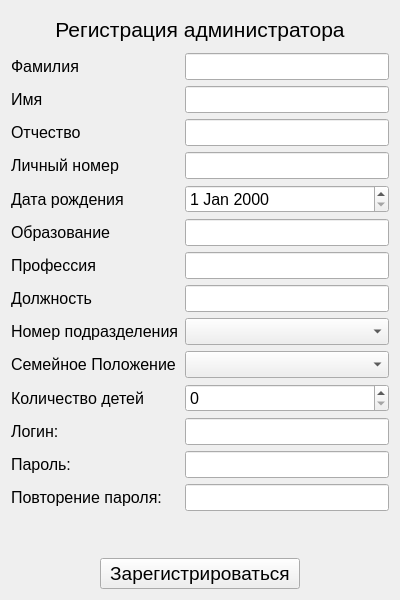
<?xml version="1.0" encoding="UTF-8"?>
<ui version="4.0">
 <class>SignUp</class>
 <widget class="QWidget" name="SignUp">
  <property name="geometry">
   <rect>
    <x>0</x>
    <y>0</y>
    <width>400</width>
    <height>600</height>
   </rect>
  </property>
  <property name="minimumSize">
   <size>
    <width>400</width>
    <height>300</height>
   </size>
  </property>
  <property name="maximumSize">
   <size>
    <width>400</width>
    <height>600</height>
   </size>
  </property>
  <property name="windowTitle">
   <string>Form</string>
  </property>
  <layout class="QGridLayout" name="gridLayout">
   <item row="3" column="0">
    <layout class="QFormLayout" name="formLayout">
     <item row="0" column="0">
      <widget class="QLabel" name="label_5">
       <property name="font">
        <font>
         <pointsize>12</pointsize>
        </font>
       </property>
       <property name="text">
        <string>Фамилия</string>
       </property>
      </widget>
     </item>
     <item row="0" column="1">
      <widget class="QLineEdit" name="name">
       <property name="font">
        <font>
         <pointsize>12</pointsize>
        </font>
       </property>
      </widget>
     </item>
     <item row="1" column="0">
      <widget class="QLabel" name="label_6">
       <property name="font">
        <font>
         <pointsize>12</pointsize>
        </font>
       </property>
       <property name="text">
        <string>Имя</string>
       </property>
      </widget>
     </item>
     <item row="1" column="1">
      <widget class="QLineEdit" name="name2">
       <property name="font">
        <font>
         <pointsize>12</pointsize>
        </font>
       </property>
      </widget>
     </item>
     <item row="2" column="0">
      <widget class="QLabel" name="label_7">
       <property name="font">
        <font>
         <pointsize>12</pointsize>
        </font>
       </property>
       <property name="text">
        <string>Отчество</string>
       </property>
      </widget>
     </item>
     <item row="2" column="1">
      <widget class="QLineEdit" name="surname">
       <property name="font">
        <font>
         <pointsize>12</pointsize>
        </font>
       </property>
      </widget>
     </item>
     <item row="3" column="0">
      <widget class="QLabel" name="label_8">
       <property name="font">
        <font>
         <pointsize>12</pointsize>
        </font>
       </property>
       <property name="text">
        <string>Личный номер</string>
       </property>
      </widget>
     </item>
     <item row="3" column="1">
      <widget class="QLineEdit" name="numberself">
       <property name="font">
        <font>
         <pointsize>12</pointsize>
        </font>
       </property>
       <property name="inputMethodHints">
        <set>Qt::ImhDigitsOnly</set>
       </property>
       <property name="text">
        <string/>
       </property>
      </widget>
     </item>
     <item row="4" column="0">
      <widget class="QLabel" name="label_9">
       <property name="font">
        <font>
         <pointsize>12</pointsize>
        </font>
       </property>
       <property name="text">
        <string>Дата рождения</string>
       </property>
      </widget>
     </item>
     <item row="4" column="1">
      <widget class="QDateEdit" name="date">
       <property name="font">
        <font>
         <pointsize>12</pointsize>
        </font>
       </property>
       <property name="dateTime">
        <datetime>
         <hour>0</hour>
         <minute>0</minute>
         <second>0</second>
         <year>2000</year>
         <month>1</month>
         <day>1</day>
        </datetime>
       </property>
       <property name="maximumDateTime">
        <datetime>
         <hour>23</hour>
         <minute>59</minute>
         <second>59</second>
         <year>2002</year>
         <month>12</month>
         <day>31</day>
        </datetime>
       </property>
       <property name="minimumDateTime">
        <datetime>
         <hour>0</hour>
         <minute>0</minute>
         <second>0</second>
         <year>1900</year>
         <month>1</month>
         <day>1</day>
        </datetime>
       </property>
      </widget>
     </item>
     <item row="5" column="0">
      <widget class="QLabel" name="label_10">
       <property name="font">
        <font>
         <pointsize>12</pointsize>
        </font>
       </property>
       <property name="text">
        <string>Образование</string>
       </property>
      </widget>
     </item>
     <item row="5" column="1">
      <widget class="QLineEdit" name="education">
       <property name="font">
        <font>
         <pointsize>12</pointsize>
        </font>
       </property>
      </widget>
     </item>
     <item row="6" column="0">
      <widget class="QLabel" name="label_11">
       <property name="font">
        <font>
         <pointsize>12</pointsize>
        </font>
       </property>
       <property name="text">
        <string>Профессия</string>
       </property>
      </widget>
     </item>
     <item row="6" column="1">
      <widget class="QLineEdit" name="profession">
       <property name="font">
        <font>
         <pointsize>12</pointsize>
        </font>
       </property>
      </widget>
     </item>
     <item row="7" column="0">
      <widget class="QLabel" name="label_12">
       <property name="font">
        <font>
         <pointsize>12</pointsize>
        </font>
       </property>
       <property name="text">
        <string>Должность</string>
       </property>
      </widget>
     </item>
     <item row="7" column="1">
      <widget class="QLineEdit" name="post">
       <property name="font">
        <font>
         <pointsize>12</pointsize>
        </font>
       </property>
      </widget>
     </item>
     <item row="8" column="0">
      <widget class="QLabel" name="label_13">
       <property name="font">
        <font>
         <pointsize>12</pointsize>
        </font>
       </property>
       <property name="text">
        <string>Номер подразделения</string>
       </property>
      </widget>
     </item>
     <item row="8" column="1">
      <widget class="QComboBox" name="numberofdevision">
       <property name="font">
        <font>
         <pointsize>12</pointsize>
        </font>
       </property>
       <item>
        <property name="text">
         <string/>
        </property>
       </item>
       <item>
        <property name="text">
         <string>№1</string>
        </property>
       </item>
       <item>
        <property name="text">
         <string>№2</string>
        </property>
       </item>
       <item>
        <property name="text">
         <string>№3</string>
        </property>
       </item>
       <item>
        <property name="text">
         <string>№4</string>
        </property>
       </item>
       <item>
        <property name="text">
         <string>№5</string>
        </property>
       </item>
       <item>
        <property name="text">
         <string>№6</string>
        </property>
       </item>
       <item>
        <property name="text">
         <string>№7</string>
        </property>
       </item>
      </widget>
     </item>
     <item row="9" column="0">
      <widget class="QLabel" name="label_14">
       <property name="font">
        <font>
         <pointsize>12</pointsize>
        </font>
       </property>
       <property name="text">
        <string>Семейное Положение</string>
       </property>
      </widget>
     </item>
     <item row="10" column="0">
      <widget class="QLabel" name="label_15">
       <property name="font">
        <font>
         <pointsize>12</pointsize>
        </font>
       </property>
       <property name="text">
        <string>Количество детей</string>
       </property>
      </widget>
     </item>
     <item row="10" column="1">
      <widget class="QSpinBox" name="numberkids">
       <property name="font">
        <font>
         <pointsize>12</pointsize>
        </font>
       </property>
      </widget>
     </item>
     <item row="11" column="0">
      <widget class="QLabel" name="label_2">
       <property name="font">
        <font>
         <pointsize>12</pointsize>
        </font>
       </property>
       <property name="text">
        <string>Логин:</string>
       </property>
      </widget>
     </item>
     <item row="11" column="1">
      <widget class="QLineEdit" name="login">
       <property name="font">
        <font>
         <pointsize>12</pointsize>
        </font>
       </property>
      </widget>
     </item>
     <item row="12" column="0">
      <widget class="QLabel" name="label_3">
       <property name="font">
        <font>
         <pointsize>12</pointsize>
        </font>
       </property>
       <property name="text">
        <string>Пароль:</string>
       </property>
      </widget>
     </item>
     <item row="12" column="1">
      <widget class="QLineEdit" name="passw">
       <property name="font">
        <font>
         <pointsize>12</pointsize>
        </font>
       </property>
       <property name="echoMode">
        <enum>QLineEdit::Password</enum>
       </property>
      </widget>
     </item>
     <item row="13" column="0">
      <widget class="QLabel" name="label_4">
       <property name="font">
        <font>
         <pointsize>12</pointsize>
        </font>
       </property>
       <property name="text">
        <string>Повторение пароля:</string>
       </property>
      </widget>
     </item>
     <item row="13" column="1">
      <widget class="QLineEdit" name="repeat">
       <property name="font">
        <font>
         <pointsize>12</pointsize>
        </font>
       </property>
       <property name="echoMode">
        <enum>QLineEdit::Password</enum>
       </property>
      </widget>
     </item>
     <item row="9" column="1">
      <widget class="QComboBox" name="SP">
       <property name="font">
        <font>
         <pointsize>12</pointsize>
        </font>
       </property>
       <item>
        <property name="text">
         <string/>
        </property>
       </item>
       <item>
        <property name="text">
         <string>Холост/Не замужем</string>
        </property>
       </item>
       <item>
        <property name="text">
         <string>Женат/Замужем</string>
        </property>
       </item>
      </widget>
     </item>
    </layout>
   </item>
   <item row="6" column="0">
    <layout class="QHBoxLayout" name="horizontalLayout">
     <item>
      <spacer name="horizontalSpacer">
       <property name="orientation">
        <enum>Qt::Horizontal</enum>
       </property>
       <property name="sizeHint" stdset="0">
        <size>
         <width>40</width>
         <height>20</height>
        </size>
       </property>
      </spacer>
     </item>
     <item>
      <widget class="QPushButton" name="Registr">
       <property name="minimumSize">
        <size>
         <width>200</width>
         <height>0</height>
        </size>
       </property>
       <property name="maximumSize">
        <size>
         <width>300</width>
         <height>31</height>
        </size>
       </property>
       <property name="font">
        <font>
         <pointsize>14</pointsize>
        </font>
       </property>
       <property name="text">
        <string>Зарегистрироваться</string>
       </property>
      </widget>
     </item>
     <item>
      <spacer name="horizontalSpacer_2">
       <property name="orientation">
        <enum>Qt::Horizontal</enum>
       </property>
       <property name="sizeHint" stdset="0">
        <size>
         <width>40</width>
         <height>20</height>
        </size>
       </property>
      </spacer>
     </item>
    </layout>
   </item>
   <item row="5" column="0">
    <widget class="QLabel" name="label_error">
     <property name="font">
      <font>
       <pointsize>12</pointsize>
      </font>
     </property>
     <property name="styleSheet">
      <string notr="true">QLabel { color: rgb(200, 0, 0); } </string>
     </property>
     <property name="text">
      <string/>
     </property>
     <property name="alignment">
      <set>Qt::AlignCenter</set>
     </property>
    </widget>
   </item>
   <item row="0" column="0">
    <widget class="QLabel" name="label">
     <property name="minimumSize">
      <size>
       <width>0</width>
       <height>0</height>
      </size>
     </property>
     <property name="maximumSize">
      <size>
       <width>400</width>
       <height>50</height>
      </size>
     </property>
     <property name="font">
      <font>
       <pointsize>16</pointsize>
      </font>
     </property>
     <property name="text">
      <string>Регистрация администратора</string>
     </property>
     <property name="alignment">
      <set>Qt::AlignCenter</set>
     </property>
    </widget>
   </item>
  </layout>
 </widget>
 <resources/>
 <connections/>
</ui>
